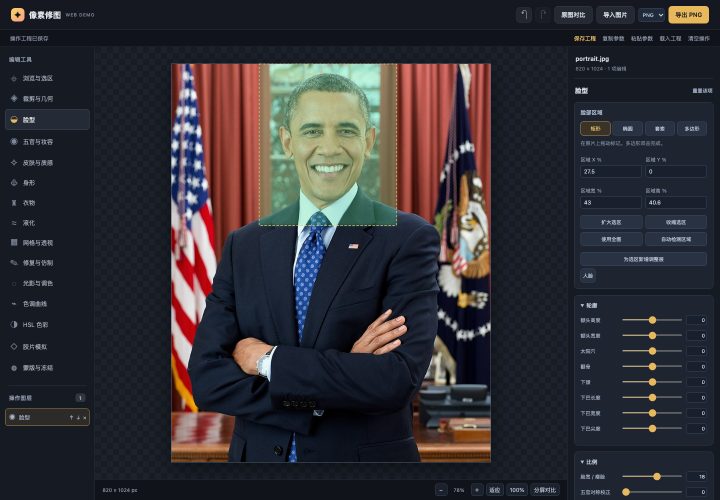
#> input picture doc/qa/phase1-editor.png, 1440 x 1000 px (shown at 1/2 size)
$ python -i run_reduced_photo.py   (imports and definitions only)
#> lines starting #> are read from the running program, lines starting #| are printed output that depends on the picture
### experiments/alpha-feasibility-skin-v1-20261015/audit.py
"""Known-layer demonstrations and frozen original-photo local feasibility audit."""
from pathlib import Path
import sys,json,hashlib
import numpy as np
from PIL import Image,ImageDraw
from solver import solve,lower_bound
HERE=Path(__file__).resolve().parent;ROOT=HERE.parents[1];OUT=HERE/'qa'
sys.path.insert(0,str(ROOT/'experiments/hair-skin-decomposition-v1-20261015'))
from compose_real import sample
sha=lambda p:hashlib.sha256(Path(p).read_bytes()).hexdigest()

def save(path,a):Image.fromarray(np.floor(np.clip(a,0,1)*255+.5).astype('uint8')).save(path)
# [4 lines left out: function panel, not called in this run]
def composite(a,f,b):return a[...,None]*f+(1-a[...,None])*b
def oracle(a,f,b,xy):return sample(a[...,None]*f,xy)+(1-sample(a,xy)[...,0,None])*b
def delta(c,a,f,b,xy):return c+sample(a[...,None]*f,xy)-a[...,None]*f+(a-sample(a,xy)[...,0])[...,None]*b
h,w=96,144;yy,xx=np.indices((h,w));a=np.clip((80+2*np.sin(yy/15)-xx+1)/2,0,1);xy=np.stack([xx+12,yy],-1).astype(float);valid=(yy>4)&(yy<h-5)&(xx>4)&(xx<w-20);b=np.zeros((h,w,3))+[.035,.045,.055];f=np.zeros_like(b)+[1,.56,.37];prior=np.maximum(0,a-.02*((a>.01)&(a<.99)));c=composite(a,f,b);truth=oracle(a,f,b,xy);d=np.ones_like(a,dtype=bool)
redf=f.copy();pos=prior>0;redf[pos]=np.clip(b[pos]+(c[pos]-b[pos])/prior[pos,None],0,1);red=delta(c,prior,redf,b,xy);solution=solve(c,b,prior,f,d);green=delta(c,solution['alpha'],solution['foreground'],b,xy)
synthetic=[{'name':'clipped_highlight_known_B','redMaxByte':float(np.abs(red-truth)[valid].max()*255),'greenMaxByte':float(np.abs(green-truth)[valid].max()*255),'alphaMaxErrorAfter':float(abs(solution['alpha']-a).max())}];panel(OUT/'known-highlight.png',[c,truth,red,green],['Source','Known truth','Clipped prior','Feasible prior'])
# Corrected no-clipping control: prior is perturbed only away from vanishing a.
f2=np.zeros_like(b)+[.5,.32,.2];p2=a-.02*((a>.35)&(a<.65));c2=composite(a,f2,b);s2=solve(c2,b,p2,f2,d);g2=delta(c2,s2['alpha'],s2['foreground'],b,xy);t2=oracle(a,f2,b,xy)
synthetic.append({'name':'valid_nonsaturated_no_clip_control','outputMaxErrorByte':float(abs(g2-t2)[valid].max()*255),'priorChangedPixels':int(s2['changed'].sum()),'alphaErrorStillPresent':float(abs(s2['alpha']-a).max()),'interpretation':'Exact known constant B can cancel a feasible wrong alpha through color inversion; this is not alpha truth.'})
# Feasible-but-wrong alpha produces incorrect results against a spatial B.
b3=b.copy();b3[xx<76]=[.45,.4,.35];c3=composite(a,f2,b3);s3=solve(c3,b3,p2,f2,d);g3=delta(c3,s3['alpha'],s3['foreground'],b3,xy);t3=oracle(a,f2,b3,xy)
synthetic.append({'name':'feasible_wrong_alpha_spatial_scene','sourceReconstructionMaxByte':float(abs(composite(s3['alpha'],s3['foreground'],b3)-c3).max()*255),'outputMaxErrorByte':float(abs(g3-t3)[valid].max()*255),'priorChangedPixels':int(s3['changed'].sum()),'interpretation':'A valid gamut and perfect source fit do not identify alpha; changing the background under the warp exposes the error.'});panel(OUT/'nonidentifiable-spatial-scene.png',[c3,t3,g3,abs(g3-t3)*20],['Source','Known truth','Feasible prior','Error x20'])
# A scene-color miss of only 2/5/4 bytes at an actual background point can
# require alpha .6667. A material gate must refuse this, rather than fix alpha.
cb=np.array([[[17,10,2]]],float)/255;bb=np.array([[[19,15,6]]],float)/255;ab=np.array([[.0021]]);fb=np.zeros_like(cb)+[.7,.5,.4];unsafe=solve(cb,bb,ab,fb,np.ones_like(ab,bool));refuse=solve(cb,bb,ab,fb,np.zeros_like(ab,bool))
synthetic.append({'name':'wrong_dark_background_counterexample','trueMaterial':'scene, true skin alpha=0','sourceRGBByte':[17,10,2],'estimatedBackgroundRGBByte':[19,15,6],'priorAlpha':float(ab.item()),'unsafeFeasibleAlpha':float(unsafe['alpha'].item()),'refusedAlpha':float(refuse['alpha'].item()),'interpretation':'The lower bound is conditional on background and material truth; a 5-byte dark scene error can falsely raise alpha to 2/3.'})
# Original photo is evaluated only on independently inspected source skin
# paths. Widened domain violations are saved as REJECTED, never corrected.
srcpath=ROOT/'test/results/user-face-contour-20261014/1024/canonical-source.png';source=np.asarray(Image.open(srcpath).convert('RGB'))/255;z=np.load(ROOT/'experiments/joint-skin-matting-v1-20261015/composite-delta-v2/source-layers.npz');ra,rf,rb,rj,local=[z[k] for k in ['skinAlpha','skin','background','jewelry','local']];manual=np.load(ROOT/'experiments/user-accessory-source-ownership-20261015/outputs/sparse-source-observation-labels.npy');confirmed=manual==1;lo=lower_bound(source,rb);violation=local&(rj<.001)&(lo>ra+.0001)
# No RGB refit unless alpha is actually infeasible: preserve existing solve.
correction=confirmed&(lo>ra+1e-8);rs=solve(source,rb,ra,rf,correction)
np.savez_compressed(OUT/'real-source-feasibility.npz',confirmed=confirmed,lowerBound=lo,prior=ra,correction=correction,rejectedWiderViolations=violation)
for comp,box in [(1,(340,420,395,510)),(2,(625,420,675,510))]:
 x0,y0,x1,y1=box;sl=np.s_[y0:y1,x0:x1];overlay=source.copy();overlay[confirmed]=overlay[confirmed]*.35+np.array([0,1,.2])*.65;reject=source.copy();reject[violation]=reject[violation]*.35+np.array([1,0,.6])*.65
 panel(OUT/f'real-component-{comp}.png',[source[sl],overlay[sl],reject[sl]],['Source','Skin path','Reject'])
coords=np.argwhere(violation);order=np.argsort((lo-ra)[violation])[-12:][::-1];examples=[]
for i in order:
 y,x=coords[i];examples.append({'xy':[int(x),int(y)],'sourceRGBByte':list(map(int,np.rint(source[y,x]*255))),'estimatedSceneRGBByte':list(map(int,np.rint(rb[y,x]*255))),'priorAlpha':float(ra[y,x]),'feasibleLowerBound':float(lo[y,x])})
real={'sourceSha256':sha(srcpath),'confirmedSourceSkinPixels':int(confirmed.sum()),'confirmedFeasibilityViolations':int(correction.sum()),'confirmedAlphaChangedPixels':int(rs['changed'].sum()),'confirmedForegroundChangedPixels':int(np.any(rs['foreground']!=rf,axis=2).sum()),'rejectedWiderViolations':int(violation.sum()),'maximumConfirmedLowerMinusPrior':float((lo-ra)[confirmed].max()),'rejectedExamples':examples,'conclusion':'No applicable correction or visual improvement on independently inspected source skin paths. Wider violations predominantly dark scene/jewelry-hole pixels, where scene estimate is not truth. Not accepted for native integration.'}
report={'algorithmAccepted':False,'limitedKnownBackgroundSolverTestsPassed':True,'scope':'Conditional feasible skin RGB inversion; no material detection, no alpha identification, no production changes.','solverSha256':sha(HERE/'solver.py'),'synthetic':synthetic,'real':real};(OUT/'report.json').write_text(json.dumps(report,indent=2)+'\n');print(json.dumps(report,indent=2))

### experiments/semantic-deformation-20261022/run_reduced_photo.py
"""One frozen-request subspace experiment, then original image checks.

The reduced quadratic has its own identity. Never labels it an optimum of the
old full-dimensional problem. Does not change strength, masks or rendering.
"""
import argparse
import copy
import json
from pathlib import Path
import shutil
import subprocess
import sys
import time

import numpy as np
from PIL import Image, ImageDraw
from scipy.sparse import load_npz, save_npz

from reduced_field import build_reduction, solve_reduced, ROOT
from input_contract import validate_input
from reduced_constrained import solve_constrained_reduced
from adapt import read, save, sha
from evaluate import source_geometry, inverse_points, sample, inspect, summarize, audit, load, forward
from audit_same_input_protection import sampler, line_maximum


def run(inp, out, stride=8, fine_band=4, refinement=None, constrained=False, correct_previous=None):
    started = time.perf_counter()
    if constrained and correct_previous is not None:
        raise ValueError('choose either the initial constrained solve or a focused correction')
    if correct_previous is not None and Path(read(correct_previous/'protocol.json')['input']).resolve() != inp:
        raise ValueError('focused correction must use the same frozen input')
    out.mkdir(parents=True, exist_ok=False)
    validation = validate_input(inp)
    save(out / 'input-validation.json', validation)
    c = read(inp / 'contract.json')
    original = read(inp / 'source-contract.json')
    grid = c['grid']
    if grid['spacing'] != [2., 2.]:
        raise ValueError('this experiment retains the original 2px representation')
    data = dict(np.load(inp / 'data.npz'))
    folder = inp / ('quadratic' if (inp / 'quadratic').exists() else 'proposal')
    files = [inp / 'contract.json', inp / 'source-contract.json', inp / 'data.npz',
             folder / 'hessian.npz', folder / 'rhs.npy', Path(c['source_photo'])]
    lines_file = inp / 'hard_line_equalities.npz'
    if lines_file.exists():
        files.append(lines_file)
    base = Path(c['baseline'])
    files.append(base / 'provenance.json')
    if refinement is not None:
        files.append(refinement)
    hashes = dict(validation['verified_input_hashes'])
    hashes.update({str(p): sha(p) for p in files})
    if hashes[str(Path(c['source_photo']))] != c['source_photo_sha256']:
        raise ValueError('source photograph changed')
    if hashes[str(inp / 'source-contract.json')] != c['source_contract_sha256']:
        raise ValueError('source contract changed')
    code = out / 'executed-code'; code.mkdir()
    for name in ['run_reduced_photo.py', 'reduced_field.py', 'reduced_constrained.py', 'input_contract.py']:
        shutil.copy2(Path(__file__).with_name(name), code / name)
    if correct_previous is not None:
        shutil.copy2(Path(__file__).with_name('focused_correction.py'), code/'focused_correction.py')
    save(out / 'protocol.json', {'input': str(inp), 'inputs_sha256': hashes,
         'stride_grid_cells': stride, 'fine_band_grid_cells': fine_band,
         'source_requests_masks_weights_and_fine_grid_unchanged': True,
         'new_search_space': 'z=R a; minimize original quadratic over a with all original line equalities',
         'bounded_active_source_SOC': constrained,
         'focused_correction_previous_case': str(correct_previous) if correct_previous else None,
         'old_full_space_optimality_claimed': False, 'old_geometry_thresholds_unchanged': True,
         'no_strength_scaling_clipping_or_output_interpolation': True,
         'historical_failures_not_reclassified': True})
    extra = None if refinement is None else np.load(refinement)
    r, reduction = build_reduction(data['node_to_variable'], grid['width'], grid['height'],
                                  data['group_variable_ids'], stride=stride, fine_band=fine_band, extra_nodes=extra)
    save(out / 'reduction.json', reduction); save_npz(out / 'reduction.npz', r)
    h, rhs = load_npz(folder / 'hessian.npz'), np.load(folder / 'rhs.npy')
    lines = load_npz(lines_file) if lines_file.exists() else None
    if correct_previous is not None:
        from focused_correction import solve_focused_reduced
        result = solve_focused_reduced(h, rhs, r, grid, data['node_to_variable'], lines, correct_previous)
    else:
        result = (solve_constrained_reduced(h, rhs, r, grid, data['node_to_variable'], lines)
                  if constrained else solve_reduced(h, rhs, r, lines))
    z = result['solution']; np.save(out / 'solution.npy', z)
    np.save(out / 'coefficients.npy', result['coefficients'])
    if 'multipliers' in result:
        np.save(out / 'line-multipliers.npy', result['multipliers'])
    save(out / 'solver-evidence.json', result['report'])
    print({'stage': 'solver_returned', 'full': r.shape[0], 'reduced': r.shape[1],
           'build_seconds': reduction['construction_seconds'],
           **{k: v for k, v in result['report'].items()
              if isinstance(v, (str, float, int, bool))}}, flush=True)
    mapping = data['node_to_variable']; active = mapping >= 0
    u = np.zeros((len(mapping), 2)); u[active] = z[mapping[active]]
    u = u.reshape(grid['height'], grid['width'], 2); unit = u / 2.
    np.save(out / 'source-forward.npy', u)
    geometry = source_geometry(unit); save(out / 'source-geometry.json', geometry)
    mapped, _ = sample(unit, (data['target_sources'] - grid['origin']) / 2.)
    mapped = mapped * 2. + grid['origin']
    count = original.get('target_contour_count', 128)
    target_report = summarize(mapped, data['target_destinations'], range(count), data['target_sources'])
    save(out / 'source-contour.json', target_report)
    decision = {'source_geometry': geometry, 'solver_scope': 'reduced_subspace_only',
                'aesthetic_approval': False, 'requested_amount': c['requested_amount'],
                'bounded_active_source_SOC': constrained,
                'focused_correction': correct_previous is not None,
                'solver_status': result['report'].get('status', 'reduced_equality_solution'),
                'solver_diagnostic_only': result['report'].get('diagnostic_only', False),
                'full_variables': r.shape[0], 'reduced_variables': r.shape[1]}
    def finish(reason):
        if any(sha(Path(p)) != digest for p, digest in hashes.items()):
            raise ValueError('frozen experiment inputs mutated during execution')
        decision.update(decision=reason, elapsed_seconds=time.perf_counter()-started,
                        inputs_unchanged=True)
        save(out / 'decision.json', decision)
        print({k: v for k, v in decision.items() if k != 'source_geometry'}, flush=True)
    if geometry['strong_monotonicity_lower_bound'] <= 0 or not geometry['boundary_zero']:
        finish('reject_source_geometry_no_render'); return
    left, top, width, height = c['crop']
    yy, xx = np.mgrid[:height, :width]
    q = np.column_stack([xx.ravel(), yy.ravel()]) / 2.
    tick = time.perf_counter(); inverse, closure = inverse_points(unit, q)
    field = ((inverse-q)*2.).reshape(height, width, 2).astype('<f4')
    np.save(out / 'inverse-field.npy', field)
    closure.update(seconds=time.perf_counter()-tick, physical_closure_max_px=2*closure['closure_max_px'])
    save(out / 'inverse-closure.json', closure)
    qc = inspect(field); save(out / 'final-inverse-geometry.json', qc)
    decision['final_geometry_pass'] = qc['passed_strict']
    if not qc['passed_strict']:
        finish('reject_final_geometry_no_render'); return
    trace = out / 'photo-trace'; trace.mkdir()
    field.tofile(trace / 'inverse.f32')
    np.ones((height, width), dtype='<f4').tofile(trace / 'color.f32')
    Image.fromarray(np.zeros((height, width), dtype='uint8')).save(trace / 'frozen.png')
    save(trace / 'metadata.json', {'left': left, 'top': top, 'width': width, 'height': height,
         'representation': 'strict inverse of original 2px field restricted to semantic subspace',
         'coordinate_clamp_used': False, 'coefficient_scaling_after_solve': False})
    p = copy.deepcopy(read(base / 'provenance.json')); p['source_forward_candidate'] = c
    save(out / 'provenance.json', p)
    save(out / 'field.json', {'representation': 'source-forward-strict-inverse-pixel-samples',
         'rigid_translations': [{'actual': (-v).tolist()} for v in z[data['group_variable_ids']]],
         'source_forward': str(out / 'source-forward.npy'), 'grid': grid})
    tick = time.perf_counter()
    with (out / 'render.log').open('w') as log:
        subprocess.run([str(ROOT / '.run/face-current-20261019-target3/release/examples/face-photo-transport'),
                        '--input', c['source_photo'], '--trace', str(trace), '--output', str(out / 'photo.png')],
                       check=True, timeout=60, stdout=log, stderr=subprocess.STDOUT)
    decision['render_seconds'] = time.perf_counter() - tick
    rgb = audit(out); save(out / 'full-footprint-rgb.json', rgb)
    before = np.asarray(Image.open(c['source_photo']).convert('RGB'))
    after = np.asarray(Image.open(out / 'photo.png').convert('RGB'))
    fixed = data['source_fixed_pixels'].astype(int)
    errors = abs(after[fixed[:, 1], fixed[:, 0]].astype(int) - before[fixed[:, 1], fixed[:, 0]].astype(int))
    decision.update(fixed_pixels=len(fixed), fixed_changed_pixels=int(np.any(errors, axis=1).sum()),
                    material_f64_exact=rgb['all_full_footprint_strict_f64_legacy_oracles_exact'],
                    material_f32_exact=rgb['all_actual_f32_renderer_order_oracles_exact'])
    decision['material_domains_preserved'] = all(not v['actual_footprint_outside_both_translation_domains_xy']
            and not v['f64_footprint_missing_from_actual_xy'] for v in rgb['groups'])
    actual, _ = forward(load(out), data['target_sources'])
    target_report = summarize(actual, data['target_destinations'], range(count), data['target_sources'])
    save(out / 'final-contour.json', target_report)
    decision.update(contour_max_error_px=target_report['max_error_px'],
                    contour_rms_error_px=target_report['rms_error_px'],
                    contour_mean_gain=target_report['mean_active_projection_gain'],
                    contour_worst_gain=target_report['worst_active_projection_gain'])
    originals = original.get('background_lines', [])
    line_reports = []
    source_sampler = sampler(u, np.asarray(grid['origin']), np.asarray(grid['spacing']))
    for line in originals:
        source_max = line_maximum(source_sampler, line['start'], line['end'], grid['origin'], grid['spacing'])
        final_max = line_maximum(load(out), line['start'], line['end'], [left, top], [1., 1.])
        line_reports.append({'source_normal_max_px': source_max, 'final_inverse_normal_max_px': final_max,
                             'original_tolerance_px': 1e-7, 'passed': source_max <= 1e-7 and final_max <= 1e-7})
    save(out / 'background-lines.json', line_reports)
    decision['background_lines_pass'] = all(v['passed'] for v in line_reports)
    decision['image_contract_pass'] = bool(decision['fixed_changed_pixels'] == 0
            and decision['material_f64_exact'] and decision['material_f32_exact']
            and decision['material_domains_preserved'] and decision['background_lines_pass'])
    contour = data['target_sources'][:count]
    lower = np.maximum(np.floor(contour.min(0)-35), [0, 0]).astype(int)
    upper = np.minimum(np.ceil(contour.max(0)+45), [after.shape[1], after.shape[0]]).astype(int)
    for name, box in [('full', (0, 0, after.shape[1], after.shape[0])), ('face', (*lower, *upper))]:
        pw, ph = box[2]-box[0], box[3]-box[1]
        panel = Image.new('RGB', (pw*2, ph+32), 'white'); draw = ImageDraw.Draw(panel)
        for i, im in enumerate([before, after]):
            panel.paste(Image.fromarray(im).crop(box), (i*pw, 32))
        draw.text((4, 4), 'Original', fill='black')
        status = 'offline candidate' if decision['image_contract_pass'] else 'diagnostic; contract failed'
        draw.text((pw+4, 4), f'Reduced {c["requested_amount"]:+.0f}; {status}', fill='black')
        panel.save(out / (name + '.png'))
    finish('requires_independent_visual_review' if decision['image_contract_pass']
           else 'reject_image_contract_diagnostic_render_only')


# [16 lines not run here, left out]

>>> import cv2
>>> picture = cv2.imread('../../doc/qa/phase1-editor.png', cv2.IMREAD_GRAYSCALE)
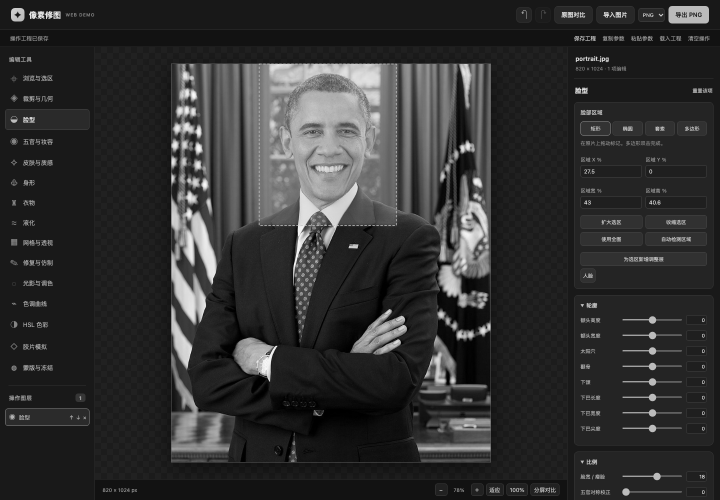
#> picture: shape (1000, 1440) (shown at 1/2 size); min 0, max 252, mean 49
>>> result = run(picture, 'out.png')
#> (the run stopped early here; a loop or call above may not have finished)
